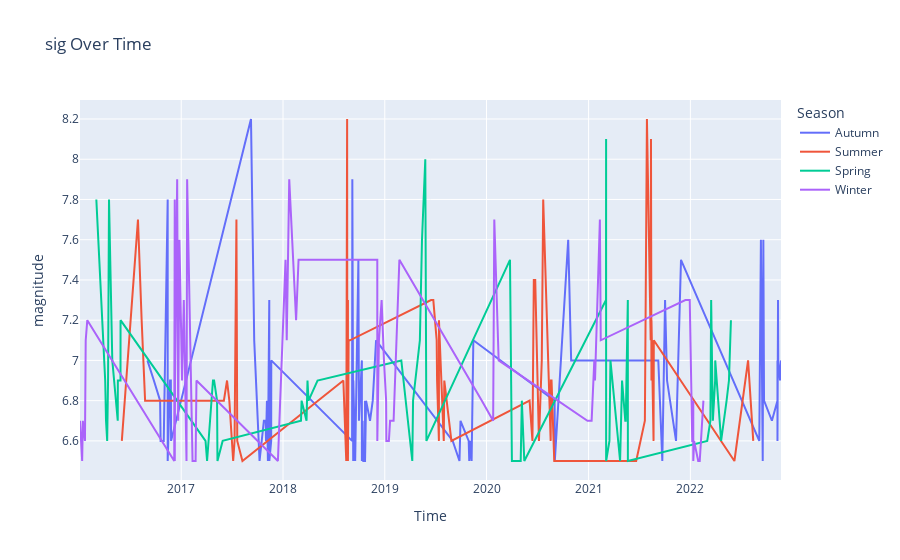

Here is the notebook cell this chart was saved with:
### Code cell
import plotly.express as px
import numpy as np
# Sort DataFrame by 'trending_date'

df.sort_values(by='year')
# Plot directly
fig = px.line(df[df['year'] > 2015], x='date_time', y='magnitude', color='Season',
              title='sig Over Time',
              labels={'date_time': 'Time'})

fig.show()
